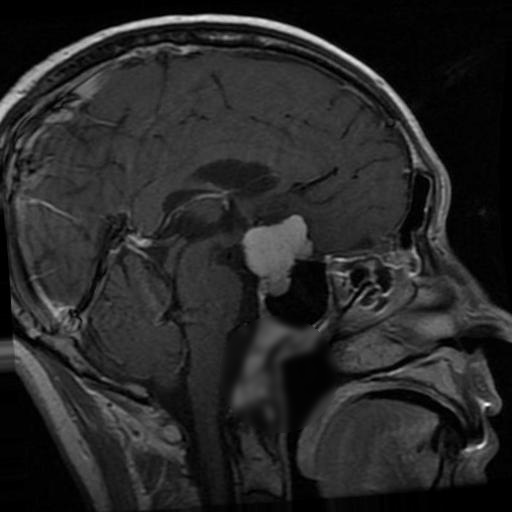
#> input picture test-run/manipulated-one.jpg, 512 x 512 px; its folder holds only this picture in this run
$ python -i tampering.py   (imports and definitions only)
#> lines starting #> are read from the running program, lines starting #| are printed output that depends on the picture; after the words box and inside, x2 and y2 are one past the last pixel; in counts of white or black regions, pixels touching at a corner belong together
import cv2
import numpy as np
import os
import random


# ===================== BASIC MANIPULATIONS =====================

# [35 lines left out: functions subtle_brightness, gaussian_blur_region, add_noise_region, contrast_adjust_region, not called in this run]


def copy_move_region(image, mask, center):
    """Copy a region from elsewhere in the image and paste it."""
    img = image.copy()
    h, w = img.shape[:2]
    # Pick a source offset
    dx = random.randint(-w // 4, w // 4)
    dy = random.randint(-h // 4, h // 4)
    ys, xs = np.where(mask == 255)
    src_ys = np.clip(ys + dy, 0, h - 1)
    src_xs = np.clip(xs + dx, 0, w - 1)
    img[ys, xs] = image[src_ys, src_xs]
    return img


# [33 lines left out: functions inpainting_region, jpeg_artifact_region, elastic_warp_region, not called in this run]


# ===================== MASK GENERATION =====================

def make_mask(h, w, shape="circle"):
    """Generate a random mask with varied shapes and sizes."""
    mask = np.zeros((h, w), dtype=np.uint8)
    cx = random.randint(w // 5, 4 * w // 5)
    cy = random.randint(h // 5, 4 * h // 5)

    if shape == "circle":
        radius = random.randint(25, 60)
        cv2.circle(mask, (cx, cy), radius, 255, -1)
    elif shape == "ellipse":
        axes = (random.randint(20, 60), random.randint(15, 45))
        angle = random.randint(0, 180)
        cv2.ellipse(mask, (cx, cy), axes, angle, 0, 360, 255, -1)
    elif shape == "irregular":
        # Random polygon
        n_pts = random.randint(5, 8)
        pts = []
        for _ in range(n_pts):
            px = cx + random.randint(-40, 40)
            py = cy + random.randint(-40, 40)
            pts.append([px, py])
        pts = np.array(pts, dtype=np.int32)
        cv2.fillPoly(mask, [pts], 255)

    # Soft edges via Gaussian blur
    mask = cv2.GaussianBlur(mask, (7, 7), 2)
    _, mask = cv2.threshold(mask, 127, 255, cv2.THRESH_BINARY)
    return mask, (cx, cy)


# ===================== MAIN TAMPERING =====================

MANIPULATIONS = [
    "brightness", "blur", "noise",
    "contrast", "copy_move", "inpaint",
    "jpeg_artifact", "elastic_warp"
]


def simulate_realistic_tampering(image):
    img = image.copy()
    h, w = img.shape[:2]

    shape = random.choice(["circle", "ellipse", "irregular"])
    mask, center = make_mask(h, w, shape)

    # Apply 1–2 manipulations for compound tampering
    n_ops = random.choices([1, 2], weights=[0.6, 0.4])[0]
    choices = random.sample(MANIPULATIONS, n_ops)

    for choice in choices:
        if choice == "brightness":
            img = subtle_brightness(img, mask)
        elif choice == "blur":
            img = gaussian_blur_region(img, mask)
        elif choice == "noise":
            img = add_noise_region(img, mask)
        elif choice == "contrast":
            img = contrast_adjust_region(img, mask)
        elif choice == "copy_move":
            img = copy_move_region(img, mask, center)
        elif choice == "inpaint":
            img = inpainting_region(img, mask)
        elif choice == "jpeg_artifact":
            img = jpeg_artifact_region(img, mask)
        elif choice == "elastic_warp":
            img = elastic_warp_region(img, mask)

    return img


# [14 lines left out: function generate_manipulated, not called in this run]

>>> import cv2
>>> picture = cv2.imread('../test-run/manipulated-one.jpg')
#> picture is the input picture: shape (512, 512, 3); min 0, max 255, mean 39.3
>>> result = simulate_realistic_tampering(picture)
#> in make_mask, `cv2.ellipse(mask, (cx, cy), axes, angle, 0, 360, 255, -1)`:
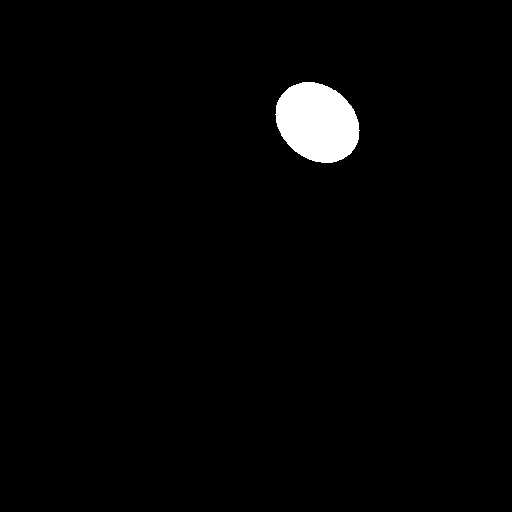
#> mask: shape (512, 512); 2% white; 1 white region, box (x1, y1, x2, y2) and area: (275, 82, 360, 163) 5196
#> in copy_move_region, `ys, xs = np.where(mask == 255)`: ys = 5193 values from 82 to 162; xs = 5193 values, max 358 at index 2635, min 276 at index 1207, mean 317
#> in copy_move_region, `src_ys = np.clip(ys + dy, 0, h - 1)`: src_ys = 5193 values from 137 to 217
#> in copy_move_region, `src_xs = np.clip(xs + dx, 0, w - 1)`: src_xs = 5193 values, max 474 at index 2635, min 392 at index 1207, mean 433
#> in copy_move_region, `img[ys, xs] = image[src_ys, src_xs]`:
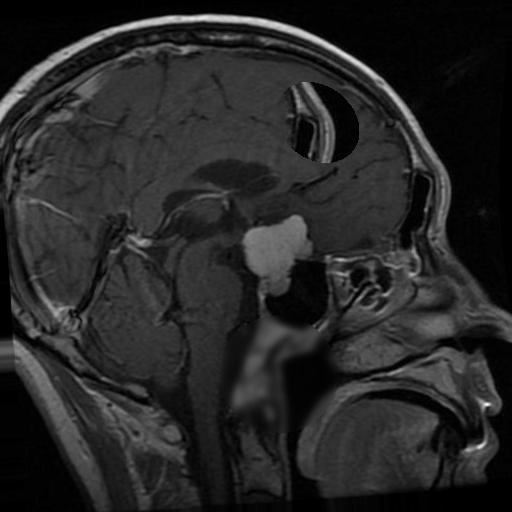
#> img: shape (512, 512, 3); 1.97% of pixels changed, all inside (x1, y1, x2, y2) = (276, 82, 359, 163)

$ run again, on test-run/real-one.jpg
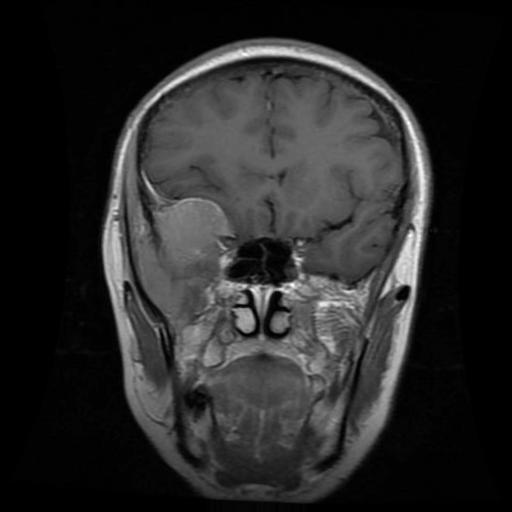
#> input picture test-run/real-one.jpg, 512 x 512 px
#> picture is the input picture: shape (512, 512, 3); min 0, max 255, mean 40.5
#> mask: shape (512, 512); 2% white; 1 white region, box (x1, y1, x2, y2) and area: (275, 82, 360, 163) 5196
#> ys = 5193 values from 82 to 162; xs = 5193 values, max 358 at index 2635, min 276 at index 1207, mean 317
#> src_ys = 5193 values from 137 to 217
#> src_xs = 5193 values, max 474 at index 2635, min 392 at index 1207, mean 433
#> in copy_move_region, `img[ys, xs] = image[src_ys, src_xs]`:
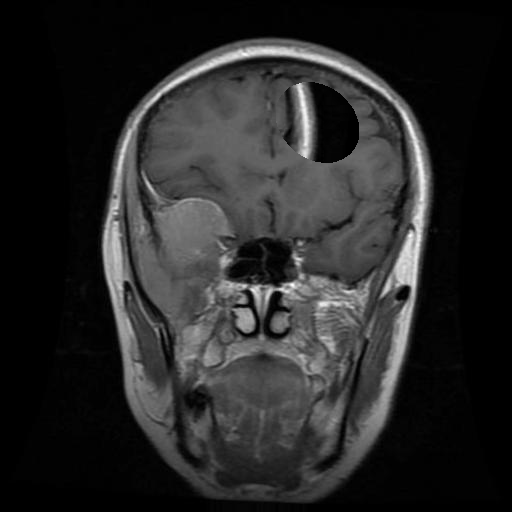
#> img: shape (512, 512, 3); 1.97% of pixels changed, all inside (x1, y1, x2, y2) = (276, 82, 359, 163)
